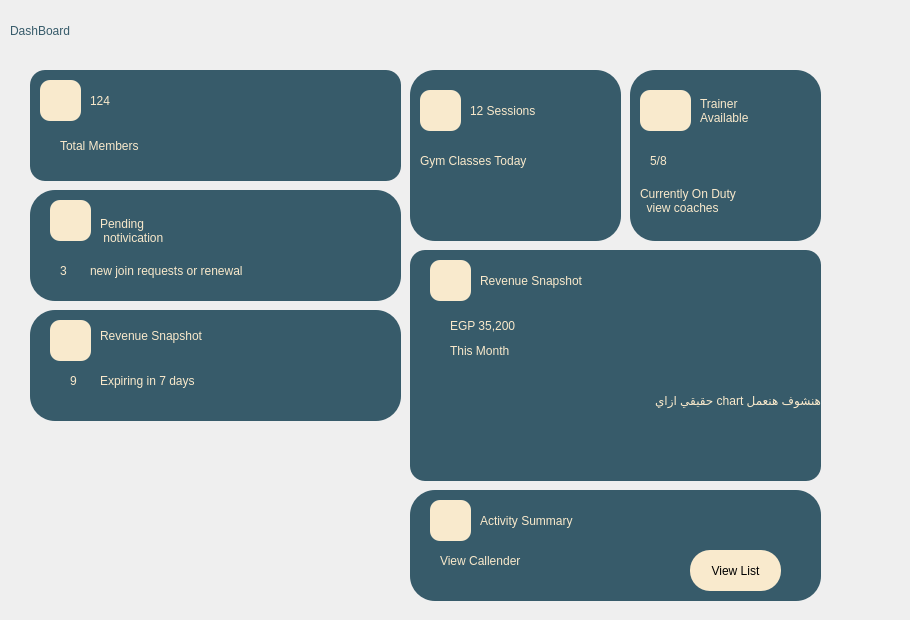
       <widget class="QWidget" name="page">
        <widget class="QWidget" name="widget_5" native="true">
         <property name="geometry">
          <rect>
           <x>-10</x>
           <y>0</y>
           <width>901</width>
           <height>611</height>
          </rect>
         </property>
         <widget class="QLabel" name="label_6">
          <property name="geometry">
           <rect>
            <x>20</x>
            <y>10</y>
            <width>211</width>
            <height>41</height>
           </rect>
          </property>
          <property name="styleSheet">
           <string notr="true">color: rgb(55, 91, 106);
font: 24pt &quot;Yeasty Flavors&quot;;</string>
          </property>
          <property name="text">
           <string>DashBoard</string>
          </property>
         </widget>
         <widget class="QLabel" name="label_3">
          <property name="geometry">
           <rect>
            <x>40</x>
            <y>70</y>
            <width>371</width>
            <height>111</height>
           </rect>
          </property>
          <property name="styleSheet">
           <string notr="true">background-color: rgb(55, 91, 106);
    padding: 10px;
color: rgb(0, 0, 0);
font: 9pt &quot;Yeasty Flavors&quot;;
    border: none;
    border-radius: 15px;
hover background-color: #008FC1;</string>
          </property>
          <property name="text">
           <string/>
          </property>
         </widget>
         <widget class="QLabel" name="label_9">
          <property name="geometry">
           <rect>
            <x>420</x>
            <y>70</y>
            <width>211</width>
            <height>171</height>
           </rect>
          </property>
          <property name="styleSheet">
           <string notr="true">background-color: rgb(55, 91, 106);
    padding: 10px;
color: rgb(0, 0, 0);
font: 9pt &quot;Yeasty Flavors&quot;;
    border: none;
    border-radius: 25px;
hover background-color: #008FC1;</string>
          </property>
          <property name="text">
           <string/>
          </property>
         </widget>
         <widget class="QLabel" name="label_10">
          <property name="geometry">
           <rect>
            <x>40</x>
            <y>190</y>
            <width>371</width>
            <height>111</height>
           </rect>
          </property>
          <property name="styleSheet">
           <string notr="true">background-color: rgb(55, 91, 106);
    padding: 10px;
color: rgb(0, 0, 0);
font: 9pt &quot;Yeasty Flavors&quot;;
    border: none;
    border-radius: 25px;
hover background-color: #008FC1;</string>
          </property>
          <property name="text">
           <string/>
          </property>
         </widget>
         <widget class="QLabel" name="label_11">
          <property name="geometry">
           <rect>
            <x>40</x>
            <y>310</y>
            <width>371</width>
            <height>111</height>
           </rect>
          </property>
          <property name="styleSheet">
           <string notr="true">background-color: rgb(55, 91, 106);
    padding: 10px;
color: rgb(0, 0, 0);
font: 9pt &quot;Yeasty Flavors&quot;;
    border: none;
    border-radius: 25px;
hover background-color: #008FC1;</string>
          </property>
          <property name="text">
           <string/>
          </property>
         </widget>
         <widget class="QLabel" name="label_12">
          <property name="geometry">
           <rect>
            <x>640</x>
            <y>70</y>
            <width>191</width>
            <height>171</height>
           </rect>
          </property>
          <property name="styleSheet">
           <string notr="true">background-color: rgb(55, 91, 106);
    padding: 10px;
color: rgb(0, 0, 0);
font: 9pt &quot;Yeasty Flavors&quot;;
    border: none;
    border-radius: 25px;
hover background-color: #008FC1;</string>
          </property>
          <property name="text">
           <string/>
          </property>
         </widget>
         <widget class="QLabel" name="label_13">
          <property name="geometry">
           <rect>
            <x>420</x>
            <y>250</y>
            <width>411</width>
            <height>231</height>
           </rect>
          </property>
          <property name="styleSheet">
           <string notr="true">background-color: rgb(55, 91, 106);
    padding: 10px;
color: rgb(0, 0, 0);
font: 9pt &quot;Yeasty Flavors&quot;;
    border: none;
    border-radius: 15px;
hover background-color: #008FC1;</string>
          </property>
          <property name="text">
           <string/>
          </property>
         </widget>
         <widget class="QLabel" name="label_14">
          <property name="geometry">
           <rect>
            <x>420</x>
            <y>490</y>
            <width>411</width>
            <height>111</height>
           </rect>
          </property>
          <property name="styleSheet">
           <string notr="true">background-color: rgb(55, 91, 106);
    padding: 10px;
color: rgb(0, 0, 0);
font: 9pt &quot;Yeasty Flavors&quot;;
    border: none;
    border-radius: 25px;
hover background-color: #008FC1;</string>
          </property>
          <property name="text">
           <string/>
          </property>
         </widget>
         <widget class="QLabel" name="label_16">
          <property name="geometry">
           <rect>
            <x>70</x>
            <y>130</y>
            <width>211</width>
            <height>31</height>
           </rect>
          </property>
          <property name="styleSheet">
           <string notr="true">background-color: rgba(255, 255, 255, 0);
color: rgb(249, 233, 203);
font: 20pt &quot;Yeasty Flavors&quot;;</string>
          </property>
          <property name="text">
           <string>Total Members</string>
          </property>
         </widget>
         <widget class="QLabel" name="TotalMemberIcon">
          <property name="geometry">
           <rect>
            <x>50</x>
            <y>80</y>
            <width>41</width>
            <height>41</height>
           </rect>
          </property>
          <property name="styleSheet">
           <string notr="true">border-radius:10px;
background-color: rgba(255, 255, 255, 0);
background-color: rgb(249, 234, 205);
color:rgb(249, 234, 205);
padding :5px;</string>
          </property>
          <property name="text">
           <string/>
          </property>
          <property name="pixmap">
           <pixmap>../../../Downloads/profile-round-1342-svgrepo-com.svg</pixmap>
          </property>
          <property name="scaledContents">
           <bool>true</bool>
          </property>
         </widget>
         <widget class="QLabel" name="NotificationDashIcon">
          <property name="geometry">
           <rect>
            <x>60</x>
            <y>200</y>
            <width>41</width>
            <height>41</height>
           </rect>
          </property>
          <property name="styleSheet">
           <string notr="true">border-radius:10px;
background-color: rgba(255, 255, 255, 0);
background-color: rgb(249, 234, 205);
color:rgb(249, 234, 205);
padding :5px;</string>
          </property>
          <property name="text">
           <string/>
          </property>
          <property name="pixmap">
           <pixmap>../../../Downloads/notification-bell-1397-svgrepo-com.svg</pixmap>
          </property>
          <property name="scaledContents">
           <bool>true</bool>
          </property>
         </widget>
         <widget class="QLabel" name="label_17">
          <property name="geometry">
           <rect>
            <x>110</x>
            <y>200</y>
            <width>221</width>
            <height>61</height>
           </rect>
          </property>
          <property name="styleSheet">
           <string notr="true">background-color: rgba(255, 255, 255, 0);
color: rgb(249, 233, 203);
font: 20pt &quot;Yeasty Flavors&quot;;</string>
          </property>
          <property name="text">
           <string>Pending 
 notivication</string>
          </property>
         </widget>
         <widget class="QLabel" name="SandClockICon">
          <property name="geometry">
           <rect>
            <x>60</x>
            <y>320</y>
            <width>41</width>
            <height>41</height>
           </rect>
          </property>
          <property name="styleSheet">
           <string notr="true">border-radius:10px;
background-color: rgba(255, 255, 255, 0);
background-color: rgb(249, 234, 205);
color:rgb(249, 234, 205);
padding :5px;</string>
          </property>
          <property name="text">
           <string/>
          </property>
          <property name="pixmap">
           <pixmap>../../../Downloads/sand-clock-svgrepo-com.svg</pixmap>
          </property>
          <property name="scaledContents">
           <bool>true</bool>
          </property>
         </widget>
         <widget class="QLabel" name="CashIcon">
          <property name="geometry">
           <rect>
            <x>440</x>
            <y>260</y>
            <width>41</width>
            <height>41</height>
           </rect>
          </property>
          <property name="styleSheet">
           <string notr="true">border-radius:10px;
background-color: rgba(255, 255, 255, 0);
background-color: rgb(249, 234, 205);
color:rgb(249, 234, 205);</string>
          </property>
          <property name="text">
           <string/>
          </property>
          <property name="pixmap">
           <pixmap>../../../Downloads/money-bag-svgrepo-com.svg</pixmap>
          </property>
          <property name="scaledContents">
           <bool>true</bool>
          </property>
         </widget>
         <widget class="QLabel" name="label_21">
          <property name="geometry">
           <rect>
            <x>490</x>
            <y>265</y>
            <width>261</width>
            <height>31</height>
           </rect>
          </property>
          <property name="styleSheet">
           <string notr="true">background-color: rgba(255, 255, 255, 0);
color: rgb(249, 233, 203);
font: 20pt &quot;Yeasty Flavors&quot;;</string>
          </property>
          <property name="text">
           <string>Revenue Snapshot</string>
          </property>
         </widget>
         <widget class="QLabel" name="label_22">
          <property name="geometry">
           <rect>
            <x>460</x>
            <y>310</y>
            <width>211</width>
            <height>31</height>
           </rect>
          </property>
          <property name="styleSheet">
           <string notr="true">background-color: rgba(255, 255, 255, 0);
color: rgb(249, 233, 203);
font: 20pt &quot;Yeasty Flavors&quot;;</string>
          </property>
          <property name="text">
           <string>EGP 35,200</string>
          </property>
         </widget>
         <widget class="QLabel" name="SessionICon">
          <property name="geometry">
           <rect>
            <x>430</x>
            <y>90</y>
            <width>41</width>
            <height>41</height>
           </rect>
          </property>
          <property name="styleSheet">
           <string notr="true">border-radius:10px;
background-color: rgba(255, 255, 255, 0);
background-color: rgb(249, 234, 205);
color:rgb(249, 234, 205);</string>
          </property>
          <property name="text">
           <string/>
          </property>
          <property name="pixmap">
           <pixmap>../../../Downloads/stretching-svgrepo-com.svg</pixmap>
          </property>
          <property name="scaledContents">
           <bool>true</bool>
          </property>
         </widget>
         <widget class="QLabel" name="label_23">
          <property name="geometry">
           <rect>
            <x>480</x>
            <y>85</y>
            <width>141</width>
            <height>51</height>
           </rect>
          </property>
          <property name="styleSheet">
           <string notr="true">background-color: rgba(255, 255, 255, 0);
color: rgb(249, 233, 203);
font: 18pt &quot;Yeasty Flavors&quot;;</string>
          </property>
          <property name="text">
           <string>12 Sessions</string>
          </property>
         </widget>
         <widget class="QLabel" name="label_24">
          <property name="geometry">
           <rect>
            <x>430</x>
            <y>140</y>
            <width>181</width>
            <height>41</height>
           </rect>
          </property>
          <property name="styleSheet">
           <string notr="true">background-color: rgba(255, 255, 255, 0);
color: rgb(249, 233, 203);
font: 12pt &quot;Yeasty Flavors&quot;;</string>
          </property>
          <property name="text">
           <string>Gym Classes Today</string>
          </property>
         </widget>
         <widget class="QLabel" name="label_25">
          <property name="geometry">
           <rect>
            <x>650</x>
            <y>170</y>
            <width>181</width>
            <height>61</height>
           </rect>
          </property>
          <property name="styleSheet">
           <string notr="true">background-color: rgba(255, 255, 255, 0);
color: rgb(249, 233, 203);
font: 300 12pt &quot;Segoe UI&quot;;</string>
          </property>
          <property name="text">
           <string>Currently On Duty 
  view coaches</string>
          </property>
         </widget>
         <widget class="QLabel" name="label_26">
          <property name="geometry">
           <rect>
            <x>710</x>
            <y>80</y>
            <width>91</width>
            <height>61</height>
           </rect>
          </property>
          <property name="styleSheet">
           <string notr="true">background-color: rgba(255, 255, 255, 0);
color: rgb(249, 233, 203);
font: 18pt &quot;Yeasty Flavors&quot;;</string>
          </property>
          <property name="text">
           <string>Trainer
Available</string>
          </property>
         </widget>
         <widget class="QLabel" name="TrainerNumICon">
          <property name="geometry">
           <rect>
            <x>650</x>
            <y>90</y>
            <width>51</width>
            <height>41</height>
           </rect>
          </property>
          <property name="styleSheet">
           <string notr="true">border-radius:10px;
background-color: rgba(255, 255, 255, 0);
padding :5px;
background-color: rgb(249, 234, 205);
color:rgb(249, 234, 205);</string>
          </property>
          <property name="text">
           <string/>
          </property>
          <property name="pixmap">
           <pixmap>../../../Downloads/coach-coaching-physical-trainer-svgrepo-com.svg</pixmap>
          </property>
          <property name="scaledContents">
           <bool>true</bool>
          </property>
         </widget>
         <widget class="QLabel" name="label_28">
          <property name="geometry">
           <rect>
            <x>490</x>
            <y>505</y>
            <width>241</width>
            <height>31</height>
           </rect>
          </property>
          <property name="styleSheet">
           <string notr="true">background-color: rgba(255, 255, 255, 0);
color: rgb(249, 233, 203);
font: 20pt &quot;Yeasty Flavors&quot;;</string>
          </property>
          <property name="text">
           <string>Activity Summary</string>
          </property>
         </widget>
         <widget class="QLabel" name="Chart">
          <property name="geometry">
           <rect>
            <x>440</x>
            <y>500</y>
            <width>41</width>
            <height>41</height>
           </rect>
          </property>
          <property name="styleSheet">
           <string notr="true">border-radius:10px;
background-color: rgba(255, 255, 255, 0);
background-color: rgb(249, 234, 205);
color:rgb(249, 234, 205);</string>
          </property>
          <property name="text">
           <string/>
          </property>
          <property name="pixmap">
           <pixmap>../../../Downloads/line-chart-up-02-svgrepo-com.svg</pixmap>
          </property>
          <property name="scaledContents">
           <bool>true</bool>
          </property>
         </widget>
         <widget class="QLabel" name="label_29">
          <property name="geometry">
           <rect>
            <x>660</x>
            <y>130</y>
            <width>81</width>
            <height>61</height>
           </rect>
          </property>
          <property name="styleSheet">
           <string notr="true">background-color: rgba(255, 255, 255, 0);
color: rgb(249, 233, 203);
font: 20pt &quot;Yeasty Flavors&quot;;</string>
          </property>
          <property name="text">
           <string>5/8</string>
          </property>
         </widget>
         <widget class="QLabel" name="label_30">
          <property name="geometry">
           <rect>
            <x>460</x>
            <y>340</y>
            <width>181</width>
            <height>21</height>
           </rect>
          </property>
          <property name="styleSheet">
           <string notr="true">background-color: rgba(255, 255, 255, 0);
color: rgb(249, 233, 203);
font: 300 12pt &quot;Segoe UI&quot;;</string>
          </property>
          <property name="text">
           <string>This Month</string>
          </property>
         </widget>
         <widget class="QLabel" name="label_31">
          <property name="geometry">
           <rect>
            <x>450</x>
            <y>550</y>
            <width>181</width>
            <height>21</height>
           </rect>
          </property>
          <property name="styleSheet">
           <string notr="true">background-color: rgba(255, 255, 255, 0);
color: rgb(249, 233, 203);
font: 300 12pt &quot;Segoe UI&quot;;</string>
          </property>
          <property name="text">
           <string>View Callender</string>
          </property>
         </widget>
         <widget class="QPushButton" name="Dashboard_6">
          <property name="geometry">
           <rect>
            <x>700</x>
            <y>550</y>
            <width>91</width>
            <height>41</height>
           </rect>
          </property>
          <property name="styleSheet">
           <string notr="true">background-color: rgb(249, 234, 205);
    padding: 10px;
color: rgb(0, 0, 0);
font: 9pt &quot;Yeasty Flavors&quot;;
    border: none;
    border-radius: 20px;
hover background-color: #008FC1;</string>
          </property>
          <property name="text">
           <string>View List</string>
          </property>
         </widget>
         <widget class="QLabel" name="label_27">
          <property name="geometry">
           <rect>
            <x>110</x>
            <y>320</y>
            <width>261</width>
            <height>31</height>
           </rect>
          </property>
          <property name="styleSheet">
           <string notr="true">background-color: rgba(255, 255, 255, 0);
color: rgb(249, 233, 203);
font: 20pt &quot;Yeasty Flavors&quot;;</string>
          </property>
          <property name="text">
           <string>Revenue Snapshot</string>
          </property>
         </widget>
         <widget class="QLabel" name="label_32">
          <property name="geometry">
           <rect>
            <x>110</x>
            <y>370</y>
            <width>181</width>
            <height>21</height>
           </rect>
          </property>
          <property name="styleSheet">
           <string notr="true">background-color: rgba(255, 255, 255, 0);
color: rgb(249, 233, 203);
font: 300 12pt &quot;Segoe UI&quot;;</string>
          </property>
          <property name="text">
           <string>Expiring in 7 days</string>
          </property>
         </widget>
         <widget class="QLabel" name="label_33">
          <property name="geometry">
           <rect>
            <x>80</x>
            <y>350</y>
            <width>31</width>
            <height>61</height>
           </rect>
          </property>
          <property name="styleSheet">
           <string notr="true">background-color: rgba(255, 255, 255, 0);
color: rgb(249, 233, 203);
font: 20pt &quot;Yeasty Flavors&quot;;</string>
          </property>
          <property name="text">
           <string>9</string>
          </property>
         </widget>
         <widget class="QLabel" name="label_35">
          <property name="geometry">
           <rect>
            <x>100</x>
            <y>260</y>
            <width>281</width>
            <height>21</height>
           </rect>
          </property>
          <property name="styleSheet">
           <string notr="true">background-color: rgba(255, 255, 255, 0);
color: rgb(249, 233, 203);
font: 300 12pt &quot;Segoe UI&quot;;</string>
          </property>
          <property name="text">
           <string>new join requests or renewal</string>
          </property>
         </widget>
         <widget class="QLabel" name="label_34">
          <property name="geometry">
           <rect>
            <x>70</x>
            <y>240</y>
            <width>31</width>
            <height>61</height>
           </rect>
          </property>
          <property name="styleSheet">
           <string notr="true">background-color: rgba(255, 255, 255, 0);
color: rgb(249, 233, 203);
font: 20pt &quot;Yeasty Flavors&quot;;</string>
          </property>
          <property name="text">
           <string>3</string>
          </property>
         </widget>
         <widget class="QLabel" name="label_36">
          <property name="geometry">
           <rect>
            <x>100</x>
            <y>70</y>
            <width>61</width>
            <height>61</height>
           </rect>
          </property>
          <property name="styleSheet">
           <string notr="true">background-color: rgba(255, 255, 255, 0);
color: rgb(249, 233, 203);
font: 20pt &quot;Yeasty Flavors&quot;;</string>
          </property>
          <property name="text">
           <string>124</string>
          </property>
         </widget>
         <widget class="QLabel" name="label_37">
          <property name="geometry">
           <rect>
            <x>430</x>
            <y>360</y>
            <width>401</width>
            <height>81</height>
           </rect>
          </property>
          <property name="styleSheet">
           <string notr="true">background-color: rgba(255, 255, 255, 0);
color: rgb(249, 233, 203);
font: 20pt &quot;Yeasty Flavors&quot;;</string>
          </property>
          <property name="text">
           <string>هنشوف هنعمل chart حقيقي ازاي</string>
          </property>
         </widget>
        </widget>
       </widget>
